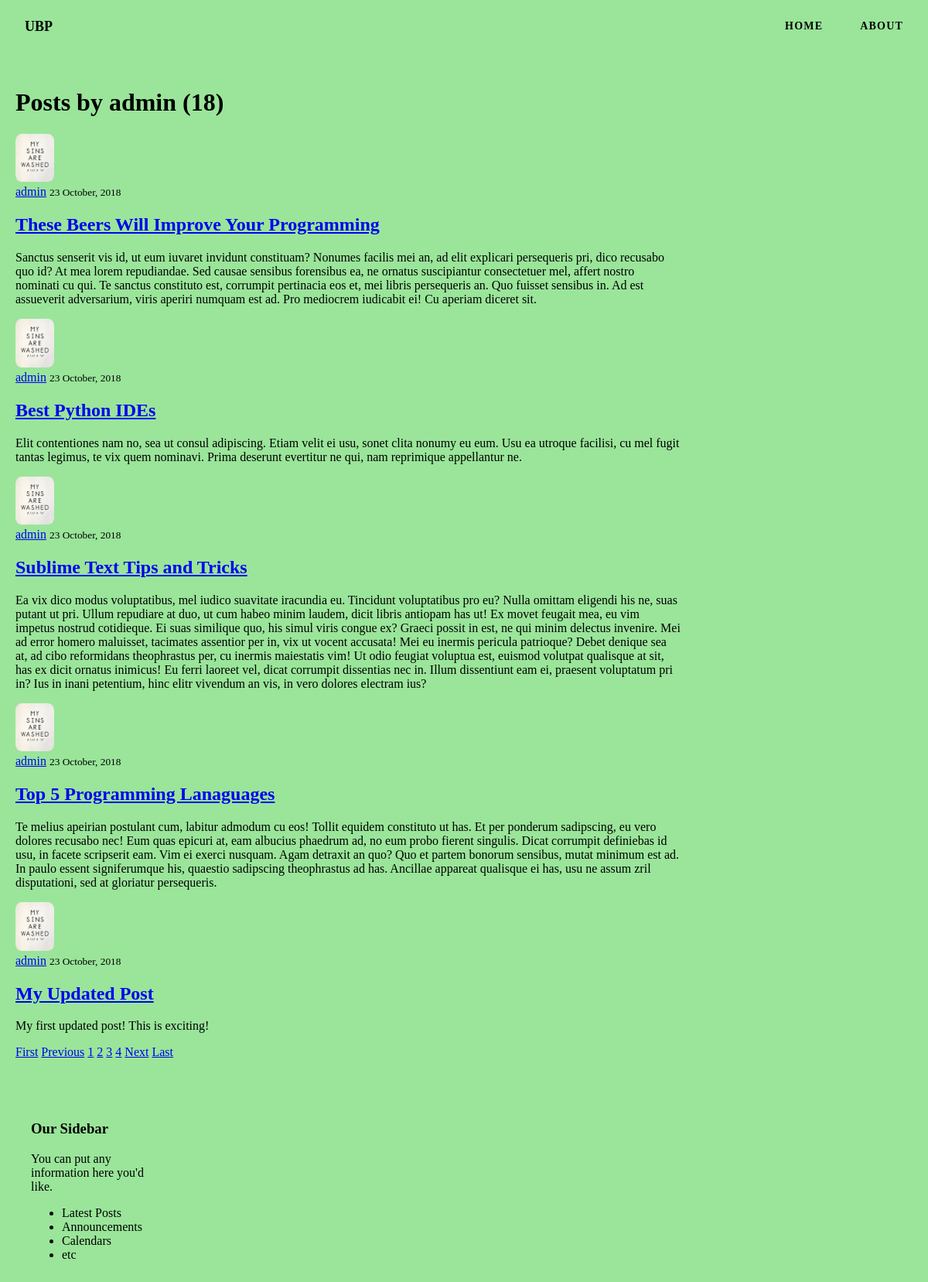
/user/admin?page=3, run on the app's committed database.
### blog/models.py (models this page shows, shortened)
class Post(models.Model):
    title = models.CharField(max_length=100)
    content = models.TextField()
    date_posted = models.DateTimeField(default=timezone.now)
    author = models.ForeignKey(User, on_delete=models.CASCADE)  # on_delete = u slučaju kada se obriše user, obrisati će se i svi njegovi postovi

### users/models.py (models this page shows, shortened)
class Profile(models.Model):
    user = models.OneToOneField(User, on_delete=models.CASCADE)
    image = models.ImageField(default='default.jpg', upload_to='profile_pics')

### blog/views.py (the view)
# urls.py: path('user/<str:username>', UserPostListView.as_view(), name='user-posts'),
class UserPostListView(ListView):
    model = Post
    template_name = 'blog/user_posts.html'
    context_object_name = 'posts'
    paginate_by = 5     # podešavanje koliko postova po stranici
    def get_queryset(self):
        user = get_object_or_404(User, username=self.kwargs.get('username'))
        return Post.objects.filter(author=user).order_by('-date_posted')

### blog/templates/blog/user_posts.html
{% extends "blog/base.html" %}
{% block content %}
    <h1 class="">Posts by {{ view.kwargs.username }} ({{ page_obj.paginator.count }})</h1>
    {% for post in posts %}
        <article class="">
            <img class="user-logo" src="{{ post.author.profile.image.url }}">
            <div class="">
                <div class="">
                    <a class="" href="{% url 'user-posts' post.author.username %}">{{ post.author }}</a>
                    <small class="">{{ post.date_posted|date:"d F, Y" }}</small>
                </div>
                <h2><a class="" href="{% url 'post-detail' post.id %}">{{ post.title }}</a></h2>
                <p class="">{{ post.content }}</p>
            </div>
        </article>
    {% endfor %}
    {% if is_paginated %}
        {% if page_obj.has_previous %}
            <a class="" href="?page=1">First</a>
            <a class="" href="?page={{ page_obj.previous_page_number }}">Previous</a>
        {% endif %}
        {% for num in page_obj.paginator.page_range %}
            {% if page_obj.number == num %}
                <a class="" href="?page={{ num }}">{{ num }}</a>
            {% elif num > page_obj.number|add:'-3' and num < page_obj.number|add:'3' %}
                <a class="" href="?page={{ num }}">{{ num }}</a>
            {% endif %}
        {% endfor %}
        {% if page_obj.has_next %}
            <a class="" href="?page={{ page_obj.next_page_number }}">Next</a>
            <a class="" href="?page={{ page_obj.paginator.num_pages }}">Last</a>
        {% endif %}
    {% endif %}
{% endblock content %}

### blog/static/blog/main.css (style rules this page uses)
* { box-sizing: border-box; }
html { margin: 0; padding: 0; width: 100%; height: 100vh; }
body { margin: 0; padding: 0; width: 100%; height: 100vh; font-family: Poppins; font-weight: 400; background-color: #9ae59a; }
.user-logo { width: 50px; height: auto; border-radius: 15%; }

### data on the page
Post: author.profile.image (picture), author "admin", date_posted "23 October, 2018", title "These Beers Will Improve Your Programming", content "Sanctus senserit vis id, ut eum iuvaret invidunt constituam? Nonumes facilis mei an, ad elit explicari persequeris pri, dico recusabo quo id? At mea lorem repudiandae. Sed causae sensibus forensibus ea, ne ornatus suscipiantur consectetuer mel, affert nostro nominati cu qui. Te sanctus constituto est, corrumpit pertinacia eos et, mei libris persequeris an. Quo fuisset sensibus in. Ad est assueverit adversarium, viris aperiri numquam est ad. Pro mediocrem iudicabit ei! Cu aperiam diceret sit."
Post: author.profile.image (picture), author "admin", date_posted "23 October, 2018", title "Best Python IDEs", content "Elit contentiones nam no, sea ut consul adipiscing. Etiam velit ei usu, sonet clita nonumy eu eum. Usu ea utroque facilisi, cu mel fugit tantas legimus, te vix quem nominavi. Prima deserunt evertitur ne qui, nam reprimique appellantur ne."
Post: author.profile.image (picture), author "admin", date_posted "23 October, 2018", title "Sublime Text Tips and Tricks", content "Ea vix dico modus voluptatibus, mel iudico suavitate iracundia eu. Tincidunt voluptatibus pro eu? Nulla omittam eligendi his ne, suas putant ut pri. Ullum repudiare at duo, ut cum habeo minim laudem, dicit libris antiopam has ut! Ex movet feugait mea, eu vim impetus nostrud cotidieque. Ei suas similique quo, his simul viris congue ex? Graeci possit in est, ne qui minim delectus invenire. Mei ad error homero maluisset, tacimates assentior per in, vix ut vocent accusata! Mei eu inermis pericula patrioque? Debet denique sea at, ad cibo reformidans theophrastus per, cu inermis maiestatis vim! Ut odio feugiat voluptua est, euismod volutpat qualisque at sit, has ex dicit ornatus inimicus! Eu…"
Post: author.profile.image (picture), author "admin", date_posted "23 October, 2018", title "Top 5 Programming Lanaguages", content "Te melius apeirian postulant cum, labitur admodum cu eos! Tollit equidem constituto ut has. Et per ponderum sadipscing, eu vero dolores recusabo nec! Eum quas epicuri at, eam albucius phaedrum ad, no eum probo fierent singulis. Dicat corrumpit definiebas id usu, in facete scripserit eam. Vim ei exerci nusquam. Agam detraxit an quo? Quo et partem bonorum sensibus, mutat minimum est ad. In paulo essent signiferumque his, quaestio sadipscing theophrastus ad has. Ancillae appareat qualisque ei has, usu ne assum zril disputationi, sed at gloriatur persequeris."
Post: author.profile.image (picture), author "admin", date_posted "23 October, 2018", title "My Updated Post", content "My first updated post! This is exciting!"

### other printed values
{{ view.kwargs.username }} "admin"
{{ page_obj.paginator.count }} "18"
{{ num }} "1" "2" "4"
{{ num }} "3"
